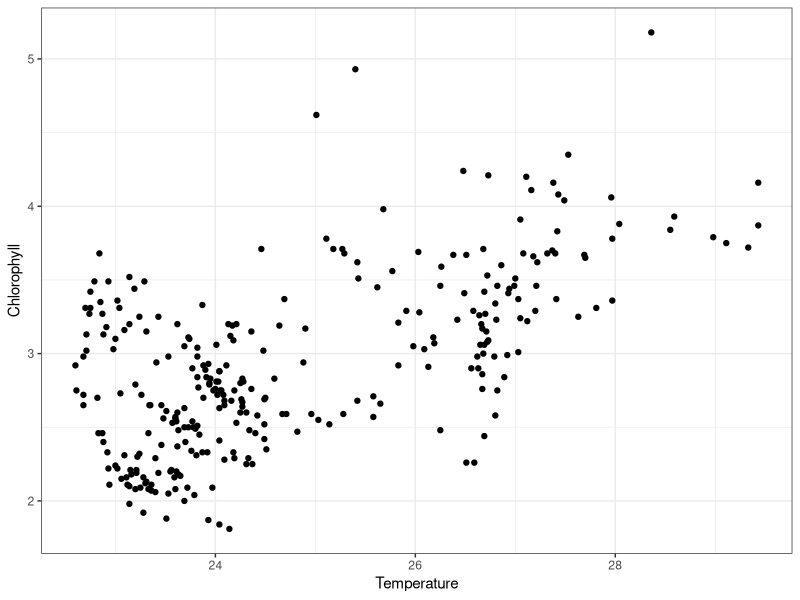
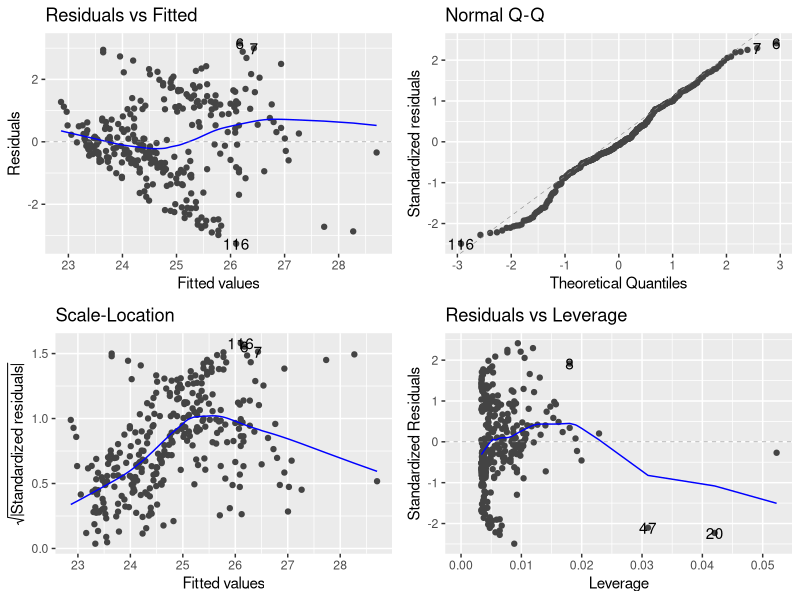
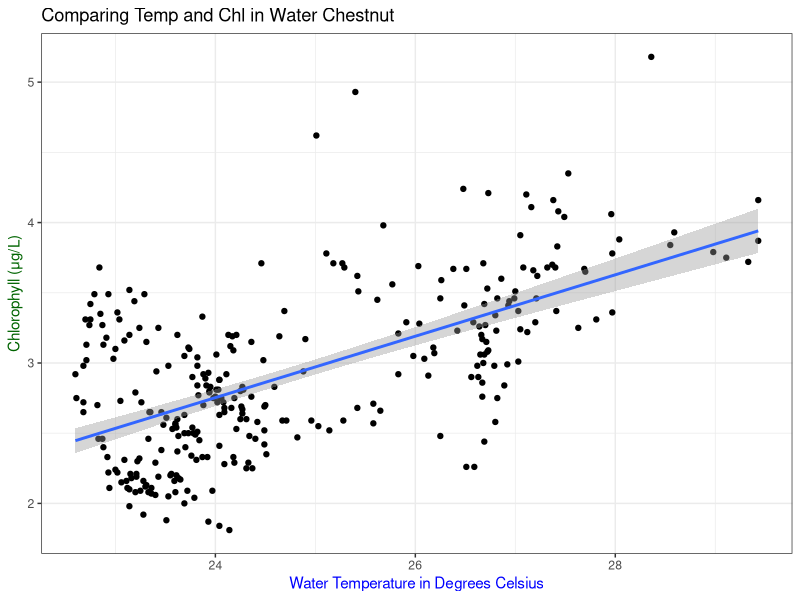

R code for these plots, in order:
## ---- chunk 1
rm (list = ls())
library(tidyverse)
library(here)
library(ggfortify)
library(multcomp)
## ---- chunk 2
WC<- read.csv(here("data", "CAPDAP_WC_4Analysis.csv"))
## ---- chunk 3
WC$Site_Type <- as.factor(WC$Site_Type)
WC$Date<-ymd(WC$Date)
WC$Time<-hms(WC$Time)
## ---- chunk 4
ggplot(WC,aes(x=Temperature,y=Chlorophyll))+
  geom_point()+
  theme_bw()
## ---- chunk 5
WCmodel <- lm(Temperature~Chlorophyll, data=WC)
WCmodel
## ---- chunk 6
autoplot(WCmodel)
## ---- chunk 7
anova(WCmodel)
## ---- chunk 8
summary(WCmodel)
## ---- chunk 9
ggplot(WC, aes(Temperature, Chlorophyll))+
  geom_point()+
  geom_smooth(method = "lm")+
  ggtitle("Comparing Temp and Chl in Water Chestnut")+
  labs(x = "Water Temperature in Degrees Celsius", y = "Chlorophyll (μg/L)")+
  theme_bw()+
  theme(
    axis.title.x=element_text(colour="blue", size=rel(1)), # adjust colour and size of x-axis title
    axis.title.y=element_text(colour="darkgreen", size=rel(1)), # adjust colour and size of x-axis title
      )
